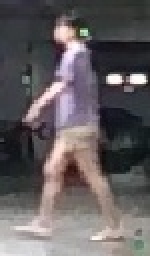
#> input picture Siltest/10ORG.jpg, 75 x 128 px (shown 2 times larger)
$ python silextract_test.py
#> lines starting #> are read from the running program, lines starting #| are printed output that depends on the picture; after the words box and inside, x2 and y2 are one past the last pixel; in counts of white or black regions, pixels touching at a corner belong together
### imfillCanny.py
import cv2
import os
import numpy as np
import time

class IMFILL(object):
    def __init__(self):
        self.ratio = 0.02

    def EDGE_DETECTION_Canny(self, grayImage):
        Canny=cv2.Canny(grayImage,64,128)
        return Canny

    def ContourKNNFG(self, img_gray, img_seg):  # 利用轮廓获取部分前景
        EDimg = self.EDGE_DETECTION_Canny(img_gray)
        conv_EDimg = 255-EDimg
        conv_kernel = cv2.getStructuringElement(cv2.MORPH_RECT, (3, 3))
        img = cv2.erode(conv_EDimg, conv_kernel)  # 腐蚀

        contours, _ = cv2.findContours(img.astype(np.uint8), cv2.RETR_TREE, cv2.CHAIN_APPROX_SIMPLE)
        cv_contours = []
        for contour in contours:
            if contour.shape[0] > 4:
                _contour = contour.reshape(-1, 2)
                contour_x = _contour[:, 0]
                contour_y = _contour[:, 1]
                j = 0  # 计算轮廓线与SEG图像重合的点
                edge_num = np.sum(contour == 0) + np.sum(contour == 127)  # 计算图像边界轮廓点数目
                for i in range(contour.shape[0]):
                    if img_seg[contour_y[i],contour_x[i]] > 0:
                        j+=1

                if j/contour.shape[0] > 0.6:  # 轮廓线重合点的阈值
                    if edge_num <= 3:
                        cv_contours.append(contour)

        new_img = np.zeros(img.shape)
        cv2.fillPoly(new_img, cv_contours, (1,1,1))
        new_img = cv2.dilate(new_img, conv_kernel) # 膨胀

        return new_img

    def ContourGRAYFG(self, img_gray, img_fg):  # 利用轮廓获取部分前景
        EDimg = self.EDGE_DETECTION_Canny(img_gray)
        conv_EDimg = 255-EDimg
        conv_kernel = cv2.getStructuringElement(cv2.MORPH_RECT, (3, 3))
        img = cv2.erode(conv_EDimg, conv_kernel)  # 腐蚀

        contours, _ = cv2.findContours(img.astype(np.uint8), cv2.RETR_TREE, cv2.CHAIN_APPROX_SIMPLE)
        cv_contours = []
        for contour in contours:
            if contour.shape[0] > 3:
                _contour = contour.reshape(-1, 2)
                contour_x = _contour[:, 0]
                contour_y = _contour[:, 1]
                j = 0 # 计算轮廓线与SEG图像重合的点
                edge_num = np.sum(contour == 0) + np.sum(contour == 127)  # 计算图像边界轮廓点数目
                for i in range(contour.shape[0]):
                    if img_fg[contour_y[i],contour_x[i]] > 0:
                        j+=1

                if j/contour.shape[0] > 0.5:  # 轮廓线重合点的阈值
                    if edge_num <= 3:
                        cv_contours.append(contour)

        new_img = np.zeros(img.shape)
        cv2.fillPoly(new_img, cv_contours, (1,1,1))
        new_img = cv2.dilate(new_img, conv_kernel)  # 膨胀

        return new_img

    def BGjoin(self, img_gray, img_knn, img_seg):
        ContourFG_knn = self.ContourKNNFG(img_knn, img_seg)
        ContourFG_gray = self.ContourGRAYFG(img_gray, ContourFG_knn*255)
        # ContourBG_knn = self.ContourBG(img_knn)
        # ContourBG_gray = self.ContourBG(img_gray)
        # ContourFG_join = ContourFG_knn + ContourFG_gray
        ContourFG_join = np.logical_or(ContourFG_knn, ContourFG_gray)
        # ContourFG_join[ContourFG_join>0] = 1

        # cv2.imwrite(r'Siltest/IN15.jpg', ContourFG_knn * 255)
        # cv2.imwrite(r'Siltest/IN16.jpg', ContourFG_gray * 255)
        # cv2.imwrite(r'Siltest/IN17.jpg', ContourFG_join * 255)

        return 1 - ContourFG_join


# [17 lines that do not run on import are left out]

### silextract_test.py
from sklearn.cluster import MiniBatchKMeans  #提升聚类速度
from imfillCanny import IMFILL
import numpy as np
import cv2
import time

class SILEXTRACT(object):
    def __init__(self,BGin,BGout):
        self.BGin = BGin
        self.BGout = BGout
        self.H = 128
        self.W = 88
        self.conv_kernel3 = cv2.getStructuringElement(cv2.MORPH_RECT, (3, 3))

    def uniformIMG(self,img):
        Oh = img.shape[0]
        Ow = img.shape[1]
        # 调用cv2.resize 函数 resize 图片
        _w = int(Ow * self.H/Oh)
        # 最近邻插值可以有效防范边缘模糊
        new_img = cv2.resize(img, (_w, self.H), interpolation=cv2.INTER_NEAREST)

        return _w, self.H, new_img

    def prepareIMG(self, gray_img, KNNimg, seg_img):
        org_shape0 = KNNimg.shape[0]
        org_shape1 = KNNimg.shape[1]

        # 处理实例分割图像 若为两轮廓则去掉外侧轮廓
        _, seg_img = cv2.threshold(seg_img, 127, 255, cv2.THRESH_BINARY)

        img = cv2.erode(seg_img, self.conv_kernel3)  # 腐蚀
        SEGimgin = self.RESERVE_MAX_CONTOUR(img)
        SEGimgout = cv2.dilate(SEGimgin*255, self.conv_kernel3)  # 膨胀
        SEGimgout = 1 - SEGimgout/255

        # 对knn进行内部填充
        _ = IMFILL()
        CannyBG = _.BGjoin(gray_img, KNNimg, seg_img)

        # 真正的背景外侧分割应该是 WH外侧+填充图黑色区域-WH2内侧
        area = np.sum(1-CannyBG)/(org_shape0*org_shape1)
        if area > 0.2:
            BG = CannyBG
        else:
            BG = 1-np.logical_or(1-SEGimgout, 1-CannyBG)

        return BG  # 背景分割外侧，绝对人体内侧

    def SELECT_DEL_COLOR(self, color_out_rate, color_in_rate, color_num, INcolor_thresh=0.01):  # 外部颜色占比，内部颜色占比，颜色类别数
        all_color = np.array(range(color_num))
        del_color = []
        for i in range(color_num):
            # 外侧大于内侧，或内侧占比过低
            if color_out_rate[i] > color_in_rate[i] or color_in_rate[i] < INcolor_thresh:
                del_color.append(all_color[i])

        return del_color

    def COLOR_DEL(self, bgOut, bgIn, img, color_num, INcolor_thresh):  # 统计并删除颜色
        # 外侧背景与人体绝对内部颜色统计
        maskBGout = bgOut != 0
        img_out = img[maskBGout]
        _color_out_num = np.bincount(img_out)  # 统计元素数目，输入为整数,输出为颜色0-max数目
        color_out_num = np.zeros(color_num)  # 防止内外颜色数目不一致
        color_out_num[:len(_color_out_num)] = _color_out_num
        out_sum = np.sum(bgOut)+1e-4
        color_out_rate = color_out_num/out_sum

        maskWH2in = bgIn != 0
        img_in = img[maskWH2in]
        _color_in_num = np.bincount(img_in)
        color_in_num = np.zeros(color_num)
        color_in_num[:len(_color_in_num)] = _color_in_num
        in_sum = np.sum(bgIn)+1e-4
        color_in_rate = color_in_num/in_sum  # 内部颜色占比翻倍，增强内部颜色比重

        # 需删除颜色
        del_color = self.SELECT_DEL_COLOR(color_out_rate, color_in_rate, color_num, INcolor_thresh)

        #颜色消除-------------------------------------------------------------------
        # 消除全图
        fin_data = 1-np.isin(img, del_color).astype(np.uint8)

        return fin_data*255

    # [23 lines left out: function COLOR_DEL2, not called in this run]

    def RESERVE_MAX_CONTOUR(self, img):  # 仅保留最大轮廓
        contours, _ = cv2.findContours(img.astype(np.uint8), cv2.RETR_TREE, cv2.CHAIN_APPROX_SIMPLE)
        num_cpoint = [x.shape[0] for x in contours]
        cmax = max(num_cpoint)
        id_cmax = num_cpoint.index(cmax)
        cv_contour = contours[id_cmax]
        NEWimg = np.zeros(img.shape)
        cv2.fillPoly(NEWimg, [cv_contour], (255, 255, 255))
        return NEWimg

    # [10 lines left out: function RESERVE_CONTOUR_AREA, not called in this run]

    def CREATE_NEW_IMG(self, cut_num, bgOut, bgIn, org_img, INcolor_thresh):
        h = self.H/cut_num
        bgOut = bgOut.reshape(self.H, -1)
        bgIn = bgIn.reshape(self.H, -1)
        NEWimg = np.zeros(org_img.shape)
        for i in range(cut_num):
            s = int(i*h)
            e = int((i+1)*h)
            color_map, color_num = self.setCOLORmap(org_img[s:e, :])
            img = self.COLOR_DEL(bgOut[s:e, :], bgIn[s:e, :], color_map, color_num, INcolor_thresh)
            NEWimg[s:e, :] = img

        return NEWimg

    # [13 lines left out: function CREATE_NEW_IMG2, not called in this run]

    def FIX_BG(self, BG):
        MAXcontour = self.RESERVE_MAX_CONTOUR(BG)
        NEWBG = BG/255 + MAXcontour/255
        NEWBG[NEWBG>0] = 255

        return NEWBG

    # [6 lines left out: function CLEAR_RESULT, not called in this run]

    def setgap(self, std):
        gap = std//3 + 1

        return int(gap)

    def setCOLORmap(self,img):  # 单一色图 简单颜色表颜色量化，颜色聚类太耗时
        std = np.std(img)
        gap = self.setgap(std)
        color_num = 256//gap+1
        color_map = img//gap
        return color_map, color_num

    def silextract_1_channel(self, org_img, knn_img, seg_img):
        # 统一图像尺寸，高为128
        width,height,org_img = self.uniformIMG(org_img)
        width,height,knn_img = self.uniformIMG(knn_img)
        width,height,seg_img = self.uniformIMG(seg_img)

        # 数据准备，背景分割外侧，绝对人体内侧
        BG = self.prepareIMG(org_img,knn_img,seg_img)

        # 第一次结果，图像按横向切割，分成1条
        first_cut_num = 32
        INcolor_thresh1 = 0.01
        _first_result = self.CREATE_NEW_IMG(first_cut_num, BG, 1-BG, org_img, INcolor_thresh1)
        final = self.FIX_BG(_first_result) * (1-BG)  # 叠加最大轮廓填补空洞, 背景外侧直接置零

        # [13 lines of commented-out code are left out]
        cv2.imwrite(r'Siltest/B0.jpg', 255*final)
        cv2.imwrite(r'Siltest/B01.jpg', 255*BG)

        # final = final/255 * seg_img

        return final

    def silextract(self, org_img, knn_img, seg_img):
        R_img = self.silextract_1_channel(org_img[:,:,0], knn_img, seg_img) /255
        G_img = self.silextract_1_channel(org_img[:,:,1], knn_img, seg_img) /255
        B_img = self.silextract_1_channel(org_img[:,:,2], knn_img, seg_img) /255
        avg_img= np.mean(org_img,axis=2).astype(np.uint8)
        A_img = self.silextract_1_channel(avg_img, knn_img, seg_img) /255

        fin_img = R_img + G_img + B_img + A_img
        fin_img[fin_img>=2] = 255
        fin_img[fin_img<=2] = 0

        cv2.imwrite(r'Siltest/B1.jpg', 255*R_img)
        cv2.imwrite(r'Siltest/B2.jpg', 255*G_img)
        cv2.imwrite(r'Siltest/B3.jpg', 255*B_img)
        cv2.imwrite(r'Siltest/B4.jpg', 255*A_img)
        # [5 lines of commented-out code are left out]

        return fin_img


if __name__ == "__main__":
    org_img = cv2.imread(r"Siltest/10ORG.jpg", 1)
#> org_img is the input picture: shape (128, 75, 3); mean B, G, R 96.2, 94.2, 99.9
    knn_img = cv2.imread(r'Siltest/10KNN.jpg', 0)
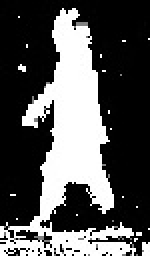
#> input picture Siltest/10KNN.jpg, 75 x 128 px (shown 2 times larger)
#> knn_img is the input picture: shape (128, 75); min 0, max 255, mean 85.3
    seg_img = cv2.imread(r"Siltest/10SEG.jpg", 0)
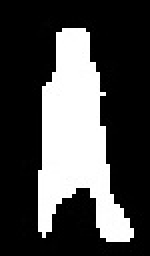
#> input picture Siltest/10SEG.jpg, 75 x 128 px (shown 2 times larger)
#> seg_img is the input picture: shape (128, 75); min 0, max 255, mean 74
    BGin = cv2.imread(r"Siltest/BGin.jpg", 0)
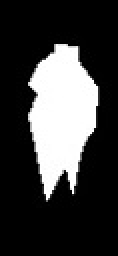
#> input picture Siltest/BGin.jpg, 59 x 128 px (shown 2 times larger)
#> BGin is the input picture: shape (128, 59); min 0, max 255, mean 60.5
    BGout = cv2.imread(r"Siltest/BGout.jpg", 0)  # 绝对人体区域分割
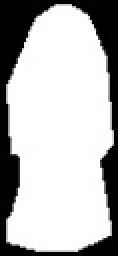
#> input picture Siltest/BGout.jpg, 59 x 128 px (shown 2 times larger)
#> BGout is the input picture: shape (128, 59); min 0, max 255, mean 183.2

    t1 = time.time()
    _ = SILEXTRACT(BGin, BGout)
    fin_img = _.silextract(org_img, knn_img, seg_img)
#> in silextract_1_channel, `width,height,org_img = self.uniformIMG(org_img)`: width = 75; height = 128
#> in RESERVE_MAX_CONTOUR, `contours, _ = cv2.findContours(img.astype(np.uint8), cv2.RETR_TREE, cv..`: contours = 1 contour; box (x1, y1, x2, y2) and area: (20, 15, 66, 120) 2262
#> in RESERVE_MAX_CONTOUR, `num_cpoint = [x.shape[0] for x in contours]`: num_cpoint = [79]
#> in RESERVE_MAX_CONTOUR, `cmax = max(num_cpoint)`: cmax = 79
#> in RESERVE_MAX_CONTOUR, `id_cmax = num_cpoint.index(cmax)`: id_cmax = 0
#> in RESERVE_MAX_CONTOUR, `cv_contour = contours[id_cmax]`: cv_contour = contour of 79 points, box (x1, y1, x2, y2) (20, 15, 66, 120), area 2262
#> in ContourKNNFG, `img = cv2.erode(conv_EDimg, conv_kernel)`:
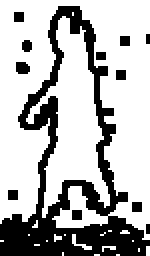
#> img: shape (128, 75) (shown 2 times larger); 70.9% white; 12 black regions (2 under 20 px)
#> in ContourKNNFG, `contours, _ = cv2.findContours(img.astype(np.uint8), cv2.RETR_TREE, cv..`: contours = 30 contours, 19 with area under 20; largest, box (x1, y1, x2, y2) and area: (0, 0, 75, 120) 4837, (13, 8, 55, 109) 1580, (7, 30, 16, 38) 47, (35, 104, 42, 111) 34, (65, 100, 72, 107) 34
#> the loop in ContourKNNFG, `for contour in contours:` made 30 passes
#> (contour_x, contour_y, edge_num) on passes 6, 11, 13: ([51, 51, 51, 52, 54, 55, 57, 57], [123, 125, 124, 123, 123, 124, 124, 123], 0), ([36, 36, 37, 40, 42, 45, 45, 43, 42, 38, 37, 37], [117, 121, 122, 122, 124, 124, 123, 123, 122, 122, 121, 117], 0), ([27, 27, 28, 30, 30, 28], [117, 120, 119, 119, 118, 118], 0)
#> after the loop in ContourKNNFG, `for contour in contours:`: cv_contours = 1 contour; box (x1, y1, x2, y2) and area: (13, 8, 55, 109) 1580
#> in ContourGRAYFG, `contours, _ = cv2.findContours(img.astype(np.uint8), cv2.RETR_TREE, cv..`: contours = 53 contours, 41 with area under 20; largest, box (x1, y1, x2, y2) and area: (0, 0, 75, 59) 1782, (0, 76, 59, 128) 608, (45, 22, 75, 62) 548, (0, 61, 21, 103) 485, (50, 55, 75, 87) 344
#> the loop in ContourGRAYFG, `for contour in contours:` made 53 passes
#> (contour, contour_x, contour_y, edge_num) on passes 11, 28, 36, 42, 51: ([[0, 106], [0, 108], [1, 107], [1, 106]], [0, 0, 1, 1], [106, 108, 107, 106], 2), ([[59, 70], [58, 71], [58, 72], [59, 72]], [59, 58, 58, 59], [70, 71, 72, 72], 0), ([[17, 54], [17, 55], [16, 56], [17, 55]], [17, 17, 16, 17], [54, 55, 56, 55], 0), ([[55, 39], [56, 39], [57, 40], [58, 39]], [55, 56, 57, 58], [39, 39, 40, 39], 0), ([[29, 15], [29, 18], [30, 18], [30, 15]], [29, 29, 30, 30], [15, 18, 18, 15], 0)
#> after the loop in ContourGRAYFG, `for contour in contours:`: cv_contours = 13 contours, 11 with area under 20; largest, box (x1, y1, x2, y2) and area: (34, 35, 48, 63) 134, (33, 84, 42, 92) 30
#> in prepareIMG, `area = np.sum(1-CannyBG)/(org_shape0*org_shape1)`: area = 0.224
#> the loop in CREATE_NEW_IMG, `for i in range(cut_num):` made 32 passes
#> (std in setCOLORmap, color_num, out_sum in COLOR_DEL, in_sum in COLOR_DEL) on passes 4, 5, 9, 10, 11, 12, 13, 14: (40.98, 19, 250, 50), (43.68, 18, 235, 65), (50.04, 16, 231, 69), (62.21, 13, 220, 80), (59.99, 13, 209, 91), (51.69, 15, 193, 107), (54.09, 14, 186, 114), (54.38, 14, 183, 117)
#> after the loop in CREATE_NEW_IMG, `for i in range(cut_num):`:
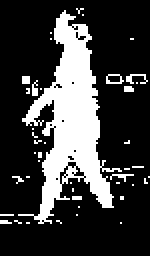
#> NEWimg: shape (128, 75) float64 (shown 2 times larger); 23.9% white; 43 white regions (40 under 20 px)
#> in RESERVE_MAX_CONTOUR (call 2), `contours, _ = cv2.findContours(img.astype(np.uint8), cv2.RETR_TREE, cv..`: contours = 65 contours, 60 with area under 20; largest, box (x1, y1, x2, y2) and area: (9, 5, 61, 112) 1915, (53, 37, 62, 42) 28, (53, 37, 61, 42) 24, (29, 82, 35, 93) 22, (36, 82, 43, 89) 20
#> in RESERVE_MAX_CONTOUR (call 3), `contours, _ = cv2.findContours(img.astype(np.uint8), cv2.RETR_TREE, cv..`: contours = 1 contour; box (x1, y1, x2, y2) and area: (20, 15, 66, 120) 2262
#> the loop in ContourKNNFG (call 2), `for contour in contours:` made 30 passes
#> (contour_x, contour_y, edge_num) on passes 6, 11, 13: ([51, 51, 51, 52, 54, 55, 57, 57], [123, 125, 124, 123, 123, 124, 124, 123], 0), ([36, 36, 37, 40, 42, 45, 45, 43, 42, 38, 37, 37], [117, 121, 122, 122, 124, 124, 123, 123, 122, 122, 121, 117], 0), ([27, 27, 28, 30, 30, 28], [117, 120, 119, 119, 118, 118], 0)
#> in ContourGRAYFG (call 2), `contours, _ = cv2.findContours(img.astype(np.uint8), cv2.RETR_TREE, cv..`: contours = 60 contours, 45 with area under 20; largest, box (x1, y1, x2, y2) and area: (0, 0, 75, 59) 1787, (45, 22, 75, 62) 548, (0, 61, 21, 103) 522, (23, 98, 59, 128) 398, (51, 55, 75, 87) 346
#> the loop in ContourGRAYFG (call 2), `for contour in contours:` made 60 passes
#> (contour, contour_x, contour_y, edge_num) on passes 12, 28, 37, 45, 52: ([[0, 106], [0, 108], [1, 107], [1, 106]], [0, 0, 1, 1], [106, 108, 107, 106], 2), ([[34, 77], [33, 78], [35, 78], [35, 77]], [34, 33, 35, 35], [77, 78, 78, 77], 0), ([[34, 68], [35, 69], [36, 69], [36, 68]], [34, 35, 36, 36], [68, 69, 69, 68], 0), ([[17, 54], [17, 55], [16, 56], [17, 55]], [17, 17, 16, 17], [54, 55, 56, 55], 0), ([[55, 39], [56, 39], [57, 40], [58, 39]], [55, 56, 57, 58], [39, 39, 40, 39], 0)
#> after the loop in ContourGRAYFG (call 2), `for contour in contours:`: cv_contours = 13 contours, 9 with area under 20; largest, box (x1, y1, x2, y2) and area: (38, 27, 48, 54) 114, (39, 75, 52, 94) 56, (33, 84, 42, 92) 32, (34, 55, 43, 63) 22
#> the loop in CREATE_NEW_IMG (call 2), `for i in range(cut_num):` made 32 passes
#> (std in setCOLORmap, color_num, out_sum in COLOR_DEL, in_sum in COLOR_DEL) on pass 1: (4.68, 129, 300, 0.0001)
#> in EDGE_DETECTION_Canny (call 6), `Canny=cv2.Canny(grayImage,64,128)`:
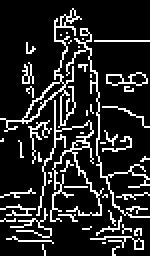
#> Canny: shape (128, 75) (shown 2 times larger); 15.4% white in thin lines or dots
    t2 = time.time()
    print(t2-t1)

    cv2.imwrite(r'Siltest/colors_use_10.jpg', fin_img)
    imfill1 = cv2.imread(r"Siltest/colors_use_10.jpg", 1)
    width,height,org_img = _.uniformIMG(org_img)
    cv2.imwrite(r'Siltest/A1.jpg', imfill1/255*org_img)
